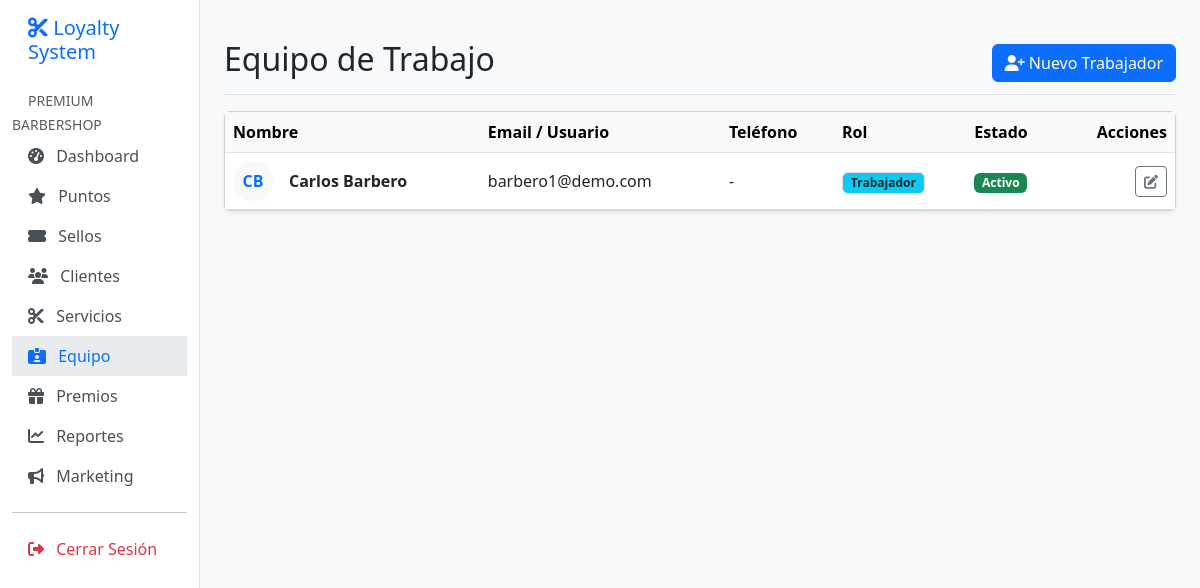
The app's page /accounts/workers/ (signed in) with its own data.
### apps/core/models.py (models this page shows, shortened)
class Organization(models.Model):
    name = models.CharField(max_length=255, verbose_name="Nombre del Negocio")
    slug = models.SlugField(max_length=255, unique=True, verbose_name="Slug URL")
    owner = models.ForeignKey(
        settings.AUTH_USER_MODEL,
        on_delete=models.PROTECT,
        related_name='owned_organizations',
        verbose_name="Dueño"
    )
    logo = models.ImageField(upload_to='logos/', null=True, blank=True, verbose_name="Logo")
    primary_color = models.CharField(max_length=7, default='#3B82F6', verbose_name="Color Primario")
    timezone = models.CharField(max_length=50, default='America/Lima', verbose_name="Zona Horaria")
    currency = models.CharField(max_length=3, default='PEN', verbose_name="Moneda")
    is_active = models.BooleanField(default=True, verbose_name="Activo")
    created_at = models.DateTimeField(auto_now_add=True, verbose_name="Creado el")
    updated_at = models.DateTimeField(auto_now=True, verbose_name="Actualizado el")
    class Meta:
        verbose_name = "Organización"
        verbose_name_plural = "Organizaciones"

### apps/users/models.py (models this page shows, shortened)
class User(AbstractUser):
    email = models.EmailField(unique=True, verbose_name="Correo Electrónico")
    is_owner = models.BooleanField(default=False, verbose_name="Es Dueño")
    is_staff_member = models.BooleanField(default=False, verbose_name="Es Trabajador")
    is_customer = models.BooleanField(default=False, verbose_name="Es Cliente")
    organization = models.ForeignKey(
        'core.Organization',
        on_delete=models.CASCADE,
        null=True,
        blank=True,
        related_name='users',
        verbose_name="Organización"
    )
    phone = models.CharField(max_length=20, blank=True, null=True, verbose_name="Teléfono")
    avatar = models.ImageField(upload_to='avatars/', blank=True, null=True, verbose_name="Avatar")
    USERNAME_FIELD = 'email'
    REQUIRED_FIELDS = ['username']
    class Meta:
        verbose_name = "Usuario"
        verbose_name_plural = "Usuarios"

### apps/users/views.py (the view)
# urls.py: path('workers/', views.worker_list, name='worker_list'),
@login_required
def worker_list(request):
    if not request.user.organization:
        return redirect('users:login')
    if not (request.user.is_owner or request.user.is_staff_member): # TODO: Refinar permisos
        raise PermissionDenied
    workers = User.objects.filter(
        organization=request.user.organization,
        is_staff_member=True
    ).exclude(pk=request.user.pk) # Excluirse a sí mismo si se desea
    return render(request, 'users/worker_list.html', {'workers': workers})

### apps/core/models.py (called while the page is built)
def set_current_tenant(tenant):
    _thread_locals.tenant = tenant

### apps/users/templates/users/worker_list.html (shortened to what this page needs)
{% extends 'base.html' %}
{% block content %}
<div class="d-flex justify-content-between flex-wrap flex-md-nowrap align-items-center pt-3 pb-2 mb-3 border-bottom">
    <h1 class="h2">Equipo de Trabajo</h1>
    <div class="btn-toolbar mb-2 mb-md-0">
        <a href="{% url 'users:worker_create' %}" class="btn btn-primary">
            <i class="fas fa-user-plus"></i> Nuevo Trabajador
        </a>
    </div>
</div>
<div class="card shadow-sm">
    <div class="table-responsive">
        <table class="table table-hover align-middle mb-0">
            <thead class="table-light">
                <tr>
                    <th>Nombre</th>
                    <th>Email / Usuario</th>
                    <th>Teléfono</th>
                    <th>Rol</th>
                    <th>Estado</th>
                    <th class="text-end">Acciones</th>
                </tr>
            </thead>
            <tbody>
                {% for worker in workers %}
                <tr>
                    <td>
                        <div class="d-flex align-items-center">
                            <div class="rounded-circle bg-light text-primary d-flex justify-content-center align-items-center me-3" style="width: 40px; height: 40px;">
                                <span class="fw-bold">{{ worker.first_name|first }}{{ worker.last_name|first }}</span>
                            </div>
                            <div>
                                <div class="fw-bold">{{ worker.get_full_name }}</div>
                            </div>
                        </div>
                    </td>
                    <td>{{ worker.email }}</td>
                    <td>{{ worker.phone|default:"-" }}</td>
                    <td>
                        {% if worker.is_owner %}
                        <span class="badge bg-purple text-dark border">Dueño</span>
                        {% else %}
                        <span class="badge bg-info text-dark border">Trabajador</span>
                        {% endif %}
                    </td>
                    <td>
                        {% if worker.is_active %}
                        <span class="badge bg-success">Activo</span>
                        {% else %}
                        <span class="badge bg-secondary">Inactivo</span>
                        {% endif %}
                    </td>
                    <td class="text-end">
                        <a href="{% url 'users:worker_edit' worker.pk %}" class="btn btn-sm btn-outline-secondary">
                            <i class="fas fa-edit"></i>
                        </a>
                    </td>
                </tr>
                {% empty %}
                <tr>
                    <td colspan="6" class="text-center py-5 text-muted">
                        No hay trabajadores registrados aún.
                    </td>
                </tr>
                {% endfor %}
            </tbody>
        </table>
    </div>
</div>
{% endblock %}

### templates/base.html (shortened to what this page needs)
<!DOCTYPE html>
<html lang="es-pe">
<head>
    <link href="https://cdn.jsdelivr.net/npm/bootstrap@5.3.0/dist/css/bootstrap.min.css" rel="stylesheet">
    <link rel="stylesheet" href="https://cdnjs.cloudflare.com/ajax/libs/font-awesome/6.4.0/css/all.min.css">
</head>
<body>
<div class="container-fluid">
    <div class="row">
        {% if user.is_authenticated %}
        <nav id="sidebar" class="col-md-3 col-lg-2 d-md-block sidebar collapse pt-3">
            <div class="position-sticky">
                <h5 class="px-3 mb-4 text-primary"><i class="fas fa-cut"></i> Loyalty System</h5>
                <ul class="nav flex-column">
                    {% if request.tenant %}
                    <li class="nav-item">
                        <small class="text-muted px-3 text-uppercase">{{ request.tenant.name|default:user.organization.name }}</small>
                    </li>
                    <li class="nav-item">
                        <a class="nav-link {% if request.resolver_match.app_name == 'core' and request.resolver_match.url_name == 'dashboard' %}active{% endif %}" href="{% url 'core:dashboard' %}">
                            <i class="fas fa-tachometer-alt me-2"></i> Dashboard
                        </a>
                    </li>
                    <li class="nav-item">
                        <a class="nav-link {% if 'loyalty' in request.path %}active{% endif %}" href="{% url 'loyalty:transaction_list' %}">
                            <i class="fas fa-star me-2"></i> Puntos
                        </a>
                    </li>
                    <li class="nav-item">
                        <a class="nav-link {% if 'stamps' in request.path %}active{% endif %}" href="{% url 'stamps:card_list' %}">
                            <i class="fas fa-ticket-alt me-2"></i> Sellos
                        </a>
                    </li>
                    <li class="nav-item">
                        <a class="nav-link {% if 'customers' in request.path %}active{% endif %}" href="{% url 'customers:customer_list' %}">
                            <i class="fas fa-users me-2"></i> Clientes
                        </a>
                    </li>
                    <li class="nav-item">
                        <a class="nav-link {% if 'services' in request.path %}active{% endif %}" href="{% url 'services:service_list' %}">
                            <i class="fas fa-cut me-2"></i> Servicios
                        </a>
                    </li>
                    {% if user.is_owner %}
                    <li class="nav-item">
                        <a class="nav-link {% if 'workers' in request.path %}active{% endif %}" href="{% url 'users:worker_list' %}">
                            <i class="fas fa-id-card-alt me-2"></i> Equipo
                        </a>
                    </li>
                    {% endif %}
                    <li class="nav-item">
                        <a class="nav-link {% if 'rewards' in request.path %}active{% endif %}" href="{% url 'rewards:reward_list' %}">
                            <i class="fas fa-gift me-2"></i> Premios
                        </a>
                    </li>
                    <li class="nav-item">
                        <a class="nav-link {% if 'reports' in request.path %}active{% endif %}" href="{% url 'reports:transaction_report' %}">
                            <i class="fas fa-chart-line me-2"></i> Reportes
                        </a>
                    </li>
                    <li class="nav-item">
                        <a class="nav-link {% if 'campaigns' in request.path %}active{% endif %}" href="{% url 'campaigns:campaign_list' %}">
                            <i class="fas fa-bullhorn me-2"></i> Marketing
                        </a>
                    </li>
                    {% endif %}
                    <hr>
                    <li class="nav-item">
                        <form action="{% url 'users:logout' %}" method="post">
                            <button type="submit" class="nav-link border-0 bg-transparent text-danger">
                                <i class="fas fa-sign-out-alt me-2"></i> Cerrar Sesión
                            </button>
                        </form>
                    </li>
                </ul>
            </div>
        </nav>
        {% endif %}
        <main class="{% if user.is_authenticated %}col-md-9 ms-sm-auto col-lg-10 px-md-4{% else %}col-12{% endif %} py-4">
            {% block content %}{% endblock %}
        </main>
    </div>
</div>
</body>
</html>

### templates/base.html (style rules this page uses)
body { background-color: #f8f9fa; }
.sidebar { min-height: 100vh; background-color: #ffffff; border-right: 1px solid #dee2e6; }
.nav-link { color: #495057; font-weight: 500; }
.nav-link.active { color: #0d6efd; background-color: #e9ecef; }

### records on screen
Organization: tenant.name "PREMIUM BARBERSHOP"
User: first_name|first "C", last_name|first "B", get_full_name "Carlos Barbero", email "barbero1@demo.com", phone "-", is_owner "Trabajador", is_active "Activo"
